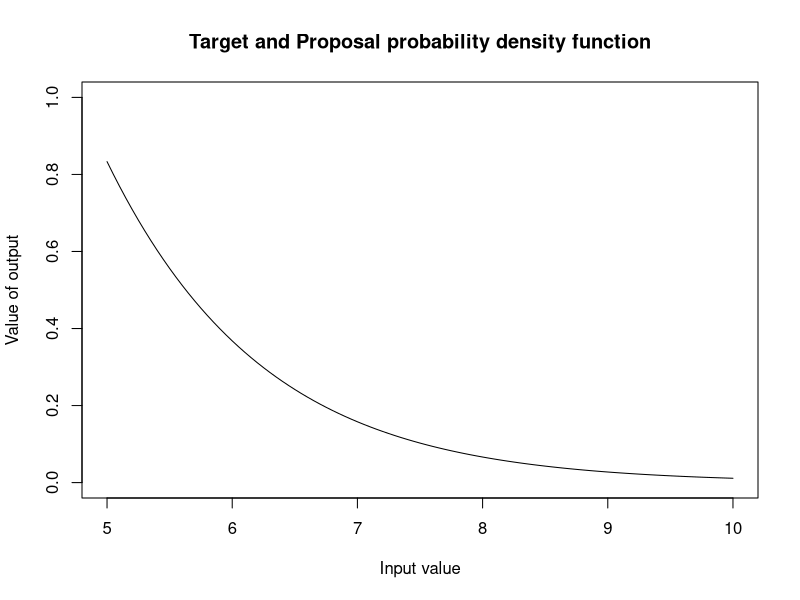
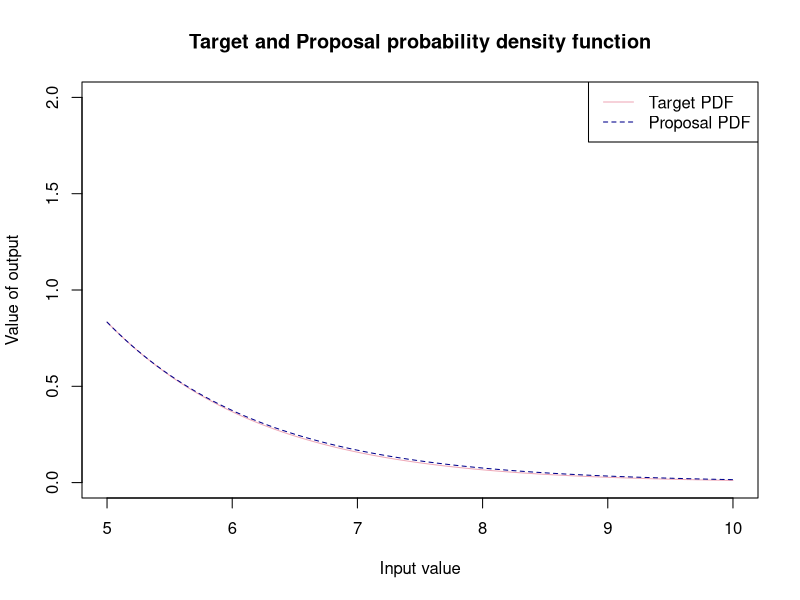
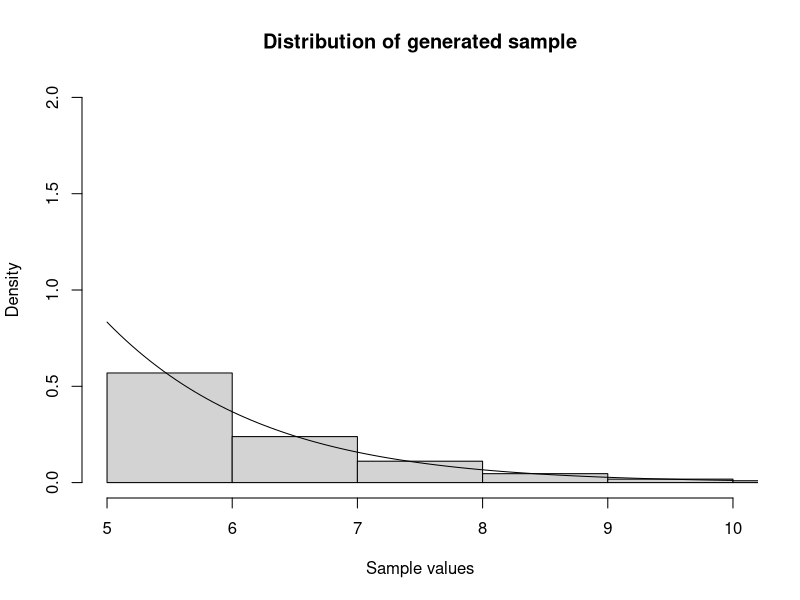
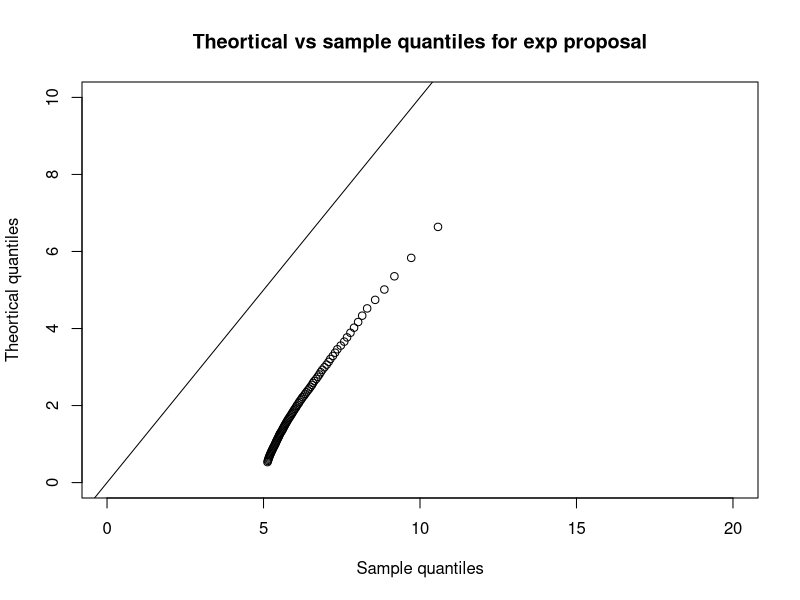

Write the R code that produced these figures, in order. (Note: this script raises an error after producing the figures.)
#-----------------------------------#
#-REJECTION SAMPLING - Gamma(2,1) --#----
#-----------------------------------#
#Defining our target pdf (density function to sample from) --------------------------
target_pdf<-function(x){
  ifelse(x >= 5, (x*exp(-x))/(6*exp(-5)), 0) # to incorporate bounds
}

target_pdf_graphical<-function(x){
   (x*exp(-x))/(6*exp(-5))  # plotting the whole function  
}

#--------------------------------#
#--EXPONENTIAL PROPOSAL----------#----
#-------------------------------#
#Defining proposal pdf number generator(density that we easily sample from to use to accept or reject)--
exp_generator<- function(x){
  y <- rexp(1,0.8)     # generate a sample from exponential where lambda = 1
  ifelse(y>=5,y ,0 ) # accept and return value of greater than or equal to 5
  y
}

exp_graphical<- function(x){
  0.8*exp(-0.8*x) # plotting exponential proposal
}

# Graphing our target  and proposal probability density functions 
M <- ((5*exp(-5))/(6*exp(-5)))/(0.8*exp(-0.8*5)) # max point of both is x = 5

# PDF within bounds we consider x within (5,10)
curve(target_pdf(x), from = 5, to = 10, 
      xlab = "Input value",
      ylab = "Value of output",
      main = "Target and Proposal probability density function", col = "black", ylim = c(0,1))

# PDF compared to exp across greater range x within (0,10)
curve(target_pdf_graphical(x), from = 5, to = 10, 
      xlab = "Input value",
      ylab = "Value of output",
      main = "Target and Proposal probability density function", col = "pink2", ylim = c(0,2))

curve( M* exp_graphical(x), from = 5, to = 10,
      xlab = "Input value",
      ylab = "Output value",
      main = "Proposal probability density funtion", add= T ,col = "blue4", lty = 2)
legend("topright", legend = c("Target PDF", "Proposal PDF"), 
       col = c("pink2", "blue4"), lty = c(1, 2))

#Rejection Sampling function -----------------------------------------------------
set.seed(123)
exp_acc_rej<-function(){
  
  set.seed(123)
  n<-5000
  sample_y<-numeric(n)
  number <- 0
  count<-0
  total_sample <-numeric(0)
  
  while(count<n) {
   
    #generated sample from proposal 
    y <- exp_generator()
    #uniform comparison
    u<- runif(1,0,1)
    #number of total generated samples
    number <- number + 1
    total_sample[number] <- y
    acceptance_rate <- round((length(sample_y)/ length(total_sample))*100 , digits = 3)
    
    #accept or reject criteria
    
    if( u <= target_pdf(y)/ (M * exp_graphical(y))){
    count<- count +1
    sample_y[count]<-y
    }
  }
  number_of_samples <- length(total_sample)
  text <- "Acceptance rate:"
  percent <- "%"
  output<-paste(text,acceptance_rate,percent) #combining types to have preferred output 
  list( acceptance_rate = output, samples = sample_y, no_of_samples = number_of_samples ) #list of output from this function
}


list<- exp_acc_rej()   #creating a list of the acceptance rate and valid samples 
samples_gamma <- list$samples #creating a vector of the samples 
ac_rate <- list$acceptance_rate #acceptance rate 
no_samples <-list$no_of_samples  #number of total samples 
# Graphical display of distribution of sample and pdf ------------- -----------
# Using Histogram -------------------------------------------------------------
hist(samples_gamma, freq = FALSE,
     main = "Distribution of generated sample",
     xlab = "Sample values", ylim = c(0,2), xlim =c(5,10))
curve(target_pdf(x), add = TRUE)

# QQplot ----------------------------------------------------------------------
# We will now use a QQplot 
# Quantiles of the sample data 
sample_quantiles <- quantile(samples_gamma, probs = seq(0.1,1,0.01))
theoretical_quantiles <- qgamma(p = seq(0.1,1,0.01), shape =2 , rate =1)

plot(sample_quantiles, theoretical_quantiles, xlim = c(0,20), ylim = c(0,10),
     main = "Theortical vs sample quantiles for exp proposal",
     ylab = "Theortical quantiles",
     xlab = "Sample quantiles")

abline(a= 0, b = 1)

# Conclusion
# We can see that using en exponential(1) is very inefficient as most values are that we generate are 
# Exp(1) is very inefficient - generates many values to get sample size = 5000 
# Mean of exp = 1, mean of gamma = 2 so our QQ-plot shows mean of exp < mean of gamma 
# We can look into being more efficient 

#--------------------------------#
#--CAUCHY PROPOSAL--------------#----
#-------------------------------#
cauchy_generator<- function(x){
  y <- rcauchy(1, 5)
  ifelse(y>=5,y,0)
}

cauchy_graphical<- function(x){
  (1/pi)*(1/(1+(x-5)^2))
}

curve(cauchy_proposal_graph(x), from = 0, to =10)
rcauchy()
#Scaling factor with Cauchy proposal ------------------------------------------
M_cauchy <- ((5*exp(-5))/(6*exp(-5)))/((1/pi)*(1/(1+5^2)))

curve(target_pdf_graphical(x), from = 0, to = 10, 
      xlab = "Input value",
      ylab = "Value of output",
      main = "Target and Proposal probability density function", col = "pink2", ylim = c(0,25))
abline(v = 5)
curve( M_cauchy * cauchy_graphical(x), from = 0, to = 10,
       xlab = "Input value",
       ylab = "Output value",
       main = "Proposal probability density funtion", add= T ,col = "blue4", lty = 2)
legend("topright", legend = c("Target PDF", "Proposal PDF"), 
       col = c("pink2", "blue4"), lty = c(1, 2))

# Rejection sampling function ----------------------------------------------
set.seed(123)
rgamma_2_1_cauchy <- function(n){
  rgamma_samples <- numeric(n) # list to store accepted samples 
  total_samples <- numeric(0)  # store total sample size 
  count <- 1                  #iterate our  while loop
  pos <- 1
  # while loop that runs until we have 5000 accepted samples 
  while (count < n) {
    # random value from a uniform distribution for comparison
    u <- runif(1, 0, 1)
    # value from cauchy distribution 
    x <- cauchy_generator()
    # iterating along the list 
    pos  <- pos + 1
    total_samples[pos] <- x
    
    #number of total generated samples
    pos <- pos + 1
    total_samples[pos] <- x
    acceptance_rate <- round((length(rgamma_samples)/ length(total_samples))*100 , digits = 3)
    
    # now we can use the comparison operator to accept samples if the condition is met
    if ( u <= target_pdf(x)/(M_cauchy * cauchy_graphical(x))){
      count <- count + 1
      rgamma_samples[count] <- x
    }
    
  }
  number_of_samples <- length(total_samples)
  text <- "Acceptance rate:"
  percent <- "%"
  output<-paste(text,acceptance_rate,percent) #combining types to have preferred output 
  list( acceptance_rate = output, samples = rgamma_samples, no_of_samples = number_of_samples ) #list
}

list_cauchy <- rgamma_2_1_cauchy(5000)
gamma_samples_cauchy <- list_cauchy$samples
acc_rate_cauchy <- list_cauchy$acceptance_rate
no_samples_cauchy <- list_cauchy$no_of_samples

hist(gamma_samples_cauchy, freq = F)
curve(target_pdf(x), add = TRUE)

sample_quantiles_cauchy <- quantile(gamma_samples_cauchy, probs = seq(0.1,1,0.01))
theoretical_quantiles_cauchy <- qcauchy(p = seq(0.1,1,0.01),1,1)

plot(sample_quantiles_cauchy, theoretical_quantiles_cauchy)
abline(a= 0, b = 1)

increase_efficiency <- ((no_samples-no_samples_cauchy)/no_samples)*100

# Conclusion
# Although we have. slight improvement in efficiency, the Cauchy is still very wasteful when centered on 5
# That means we always have half of the samples being unuseable fro 5 to - infinity

#--------------------------------#
#--SHIFTED EXPONENTIAL PROPOSAL--#----
#-------------------------------#
# Now let's try a shifted exponential 
# This will be our best bet since a shifted exponential distribution has the same support as Gamma 

# Shifted exp will be centered on 5 
shift_exp_generator<- function(x){
   5 + rexp(1,0.8)     # generate a sample from exponential where lambda = 1 
}

shift_exp_graphical<- function(x){
  0.8*exp(-0.8*(x-5)) # plotting exponential proposal
}

# we still have the max value of both graphs at x = 5
function_exp <- function(x) (((x*exp(-x))/(6*exp(-5)))/(0.8*exp(-0.8*(x-5))))
shift_M <- optimize(function_exp, interval = c(5,10), maximum = T)
scaling_factor <- shift_M$objective

# PDF compared to shifted exp across greater range x within (0,10)
curve(target_pdf_graphical(x), from = 5, to = 10, 
      xlab = "Input value",
      ylab = "Value of output",
      main = "Target and Proposal probability density function", col = "pink2", ylim = c(0,2))
abline(v = 5)

curve( scaling_factor * shift_exp_graphical(x), from = 5, to = 10,
       xlab = "Input value",
       ylab = "Output value",
       main = "Proposal probability density funtion", add= T ,col = "blue4", lty = 2)
legend("topright", legend = c("Target PDF", "Proposal PDF"), 
       col = c("pink2", "blue4"), lty = c(1, 2))

#Rejection Sampling function -----------------------------------------------------
set.seed(123)
shift_exp_acc_rej<-function(){
  
  set.seed(123)
  n<-5000
  sample_y<-numeric(n)
  number <- 0
  count<-0
  total_sample <-numeric(0)
  
  while(count<n) {
    
    #generated sample from proposal 
    y <- shift_exp_generator()
    #uniform comparison
    u<- runif(1,0,1)
    #number of total generated samples
    number <- number + 1
    total_sample[number] <- y
    acceptance_rate <- round((length(sample_y)/ length(total_sample))*100 , digits = 3)
    
    #accept or reject criteria
    
    if( u <= target_pdf(y)/ (scaling_factor*(shift_exp_graphical(y)))){
      count<- count +1
      sample_y[count]<-y
    }
  }
  number_of_samples <- length(total_sample)
  text <- "Acceptance rate:"
  percent <- "%"
  output<-paste(text,acceptance_rate,percent) #combining types to have preferred output 
  list( acceptance_rate = output, samples = sample_y, no_of_samples = number_of_samples ) #list of output from this function
}


shift_list<- shift_exp_acc_rej()   #creating a list of the acceptance rate and valid samples 
shift_samples_gamma <- shift_list$samples #creating a vector of the samples 
shift_ac_rate <- shift_list$acceptance_rate #acceptance rate 
shift_no_samples <-shift_list$no_of_samples  #number of total samples 
# Graphical display of distribution of sample and pdf ------------- -----------
# Using Histogram -------------------------------------------------------------
hist(shift_samples_gamma, freq = FALSE,
     main = "Distribution of generated sample",
     xlab = "Sample values", ylim = c(0,2), xlim =c(5,10),
     breaks = 20)
curve(target_pdf(x), add = TRUE)

# QQplot ----------------------------------------------------------------------
# We will now use a QQplot 
# Quantiles of the sample data 
shift_sample_quantiles <- quantile(shift_samples_gamma, probs = seq(0.01,1,0.01))
shift_theoretical_quantiles <- qgamma(p = seq(0.01,1,0.01), shape =2 , rate =1)

plot(shift_sample_quantiles, shift_theoretical_quantiles, xlim = c(0,20), ylim = c(0,10),
     main = "Theortical vs sample quantiles for exp proposal",
     ylab = "Theortical quantiles",
     xlab = "Sample quantiles")

abline(a= 0, b = 1)
